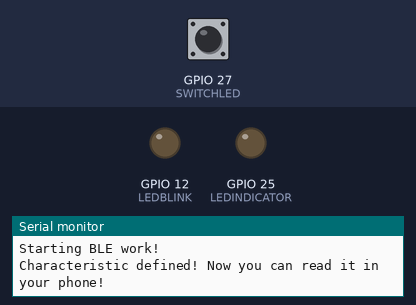
Recording of a program running on a simulated ESP32. Parts: output pins drawn as LEDs (lit = HIGH), the last lines printed to the serial monitor. Inputs (shaded band) come from the test bench; at power-on: GPIO 27 (SWITCHLED) HIGH. Nothing arrives over Bluetooth unless stated; a phone connects over Bluetooth LE 3 s after start.

Above: at 1.2 s.
1.3 s: GPIO 27 (SWITCHLED) pulled LOW for 0.15 s
At 2.4 s:
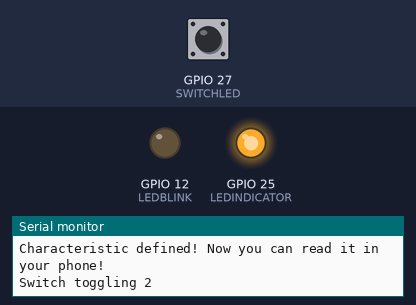
5.9 s: GPIO 27 (SWITCHLED) pulled LOW for 1 s
At 7.2 s:
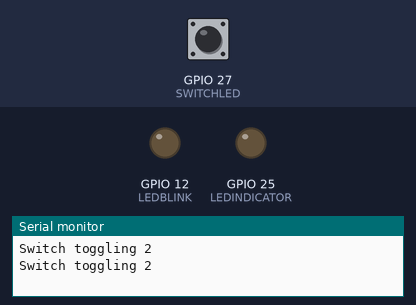
8.4 s: GPIO 27 (SWITCHLED) pulled LOW for 3.2 s
At 9.1 s:
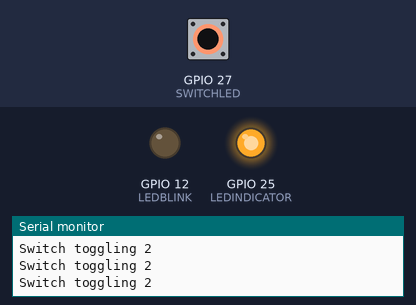
Timing chart, 0 to 11.4 s (numbered marks = the images above; inputs shaded):
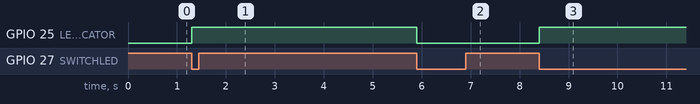

The program:

main.cpp
```cpp
// dmf version 3.12.20+
//
// 3.15.20 OK, the pair of devices now communicate with each other.
// This one (test_ESP32_a) is the BLE SERVER
// It has a blinking LED on GPIO 12, a reporter LED on GPIO 25, and a button in GPIO 27
// It NOTIFIES the BLE client when the button is pushed, and the CLIENT reporter LED toggles.
// The client writes a change to the value of the Characteristic when its button is pusshed,
// and the SERVER blinky stops blinking.
//

// Need to include "arduino.h" here
#include <arduino.h>
#include <elapsedMillis.h>

/*
    Based on Neil Kolban example for IDF: https://github.com/nkolban/esp32-snippets/blob/master/cpp_utils/tests/BLE%20Tests/SampleServer.cpp
    Ported to Arduino ESP32 by Evandro Copercini
    updates by chegewara
*/
// "BLEDevice.h" includes "BLEServer.h", "BLEClient.h", "BLEUtils.h", "BLEScan.h", "BLEAddress.h"
#include <BLEDevice.h>
// [info]
#include <BLEAdvertisedDevice.h>
// [info]
#include <BLE2902.h>

// --------------

// See the following for generating UUIDs:
// https://www.uuidgenerator.net/
// These are locally generated 3.12.20 -
#define SERVICE_UUID        "6f2c6692-64a7-11ea-bc55-0242ac130003"
#define CHARACTERISTIC_UUID "9669c6a0-64a7-11ea-bc55-0242ac130003"

// ------- led parameters --------

#define LEDBLINK     GPIO_NUM_12   // GPIO 12 (Output)
#define SWITCHLED    GPIO_NUM_27   // GPIO 27 (Input)
#define LEDINDICATOR GPIO_NUM_25   // GPIO 25 (Output)

boolean ledState = LOW;
boolean indicatorState = LOW;
boolean ledRemoteON = HIGH;

// ------- timers --------

elapsedMillis elapsedTime;
elapsedMillis elapsedITime;

unsigned int interval = 1000;
unsigned int intervalI = 5000;

// -------- miscellaneous -------

int count = 0;
// flow control parameters from example code
uint32_t value = 0;


// -------- declared global - [explain importance] --------

BLEServer* pServer = NULL;
BLECharacteristic* pCharacteristic = NULL;

// -------- callback to respond to client connection ------

bool deviceConnected = false;
bool oldDeviceConnected = false;

// [to clarify how this is defined]
class MyServerCallbacks: public BLEServerCallbacks {
  void onConnect(BLEServer* pServer){
    deviceConnected = true;
  };  // note use of semicolon here
  void onDisconnect(BLEServer* pServer){
    deviceConnected = false;
  }
};    // note use of semicolon here

// ---------- callback to respond to writeValue change sent by client ---------
// 3.14.20 This will allow the Server to respond to changes that are
// sent by the Client (via writeValue). [Note: following github user peirantan]

// Store the characteristic that is written from the client
std::string characteristicValue;

class MyCharacteristicCallbacks: public BLECharacteristicCallbacks {
	void onWrite(BLECharacteristic* pCharacteristic) {

		characteristicValue = pCharacteristic->getValue();

    if (characteristicValue == "OFF") {

      Serial.println("Server has received a turn-off write");
      ledRemoteON = LOW;

		} else if (characteristicValue == "ON") {

      Serial.println("Server has received a turn-on write");
			ledRemoteON = HIGH;

		}
	}
};    // note use of semicolon here

// -------- ISR to respond to button push -----

volatile boolean switchedOn = LOW;

// [to clarify] ISR handling configuration
portMUX_TYPE mux = portMUX_INITIALIZER_UNLOCKED;

void IRAM_ATTR captureButton() {
    portENTER_CRITICAL_ISR(&mux);
    switchedOn = !switchedOn;
    portEXIT_CRITICAL_ISR(&mux);
}

// ----------------- setup() ------------------

void setup() {

  Serial.begin(115200);

  pinMode(LEDBLINK, OUTPUT);
  pinMode(LEDINDICATOR, OUTPUT);
  pinMode(SWITCHLED, INPUT_PULLUP);

  attachInterrupt(digitalPinToInterrupt(SWITCHLED), captureButton, FALLING);

// --------------
  Serial.println("Starting BLE work!");

  // Initialize BLE on the device [to clarify this]
  // It is given a name [signficance of this?]
  BLEDevice::init("test_ESP32_a server code");

  // Create a BLE service
  // Note: BLEServer* pServer is declared globally above
  pServer = BLEDevice::createServer();
  // Configure callbacks to respond to connection
  pServer->setCallbacks(new MyServerCallbacks());

  // Here identify the service by the SERVICE_UUID and the
  // characteristic by the CHARACTERISIC_UUID
  BLEService *pService = pServer->createService(SERVICE_UUID);
  // Want this to notify client so adding PROPERTY_NOTIFY
  // Note: BLECharacteristic* pCharacteristic is declared globally above
  pCharacteristic = pService->createCharacteristic(
                                      CHARACTERISTIC_UUID,
                                      BLECharacteristic::PROPERTY_READ   |
                                      BLECharacteristic::PROPERTY_WRITE  |
                                      BLECharacteristic::PROPERTY_NOTIFY |
                                      BLECharacteristic::PROPERTY_INDICATE
                                    );

  // Create the Characteristic Callback
  // 3.14.20 This will allow the Server to respond to changes that are
  // sent by the Client (via writeValue). [Note: following github user peirantan]
	pCharacteristic->setCallbacks(new MyCharacteristicCallbacks);

  // Set the BLE Descriptor - this allows client to enable/disable NOTIFY and INDICATE
  pCharacteristic->addDescriptor(new BLE2902());

  // A characteristic has a value; this is an initialization text string
  pCharacteristic->setValue("This is the initial test_ESP32_a value");

  // Turn on BLE on the device [to clarify this]
  pService->start();

  // [to clarify this]
  BLEAdvertising *pAdvertising = BLEDevice::getAdvertising();
  pAdvertising->addServiceUUID(SERVICE_UUID);
  pAdvertising->setScanResponse(true);  // ** example sets this to false **
  pAdvertising->setMinPreferred(0x06);  // functions that help with iPhone connections issue
  pAdvertising->setMinPreferred(0x12);  // ** example sets this to 0x0 **
  BLEDevice::startAdvertising();
  Serial.println("Characteristic defined! Now you can read it in your phone!");
// ----------------

} // end setup()

// ------------- loop() ---------------

void loop() {

/*
  if ((elapsedTime > interval) && (ledRemoteON)) {
    Serial.println("Toggling state 1");
    if (deviceConnected){
      pCharacteristic->setValue("Toggling state 1");
      pCharacteristic->notify();
      delay(3);
    }
    ledState = !ledState;
    digitalWrite(LEDBLINK, ledState);
    elapsedTime = 0;
  } else if (!ledRemoteON){
    digitalWrite(LEDBLINK, LOW);
  }
*/

  if (switchedOn != indicatorState) {
    Serial.println("Switch toggling 2");
    if (deviceConnected){
      pCharacteristic->setValue("Toggling state 2!!");
      pCharacteristic->notify();
      delay(3);
    }
    indicatorState = !indicatorState;
    digitalWrite(LEDINDICATOR, indicatorState);
  }

  // handle connection and disconnection states
  if (deviceConnected && !oldDeviceConnected) { // connecting
    oldDeviceConnected = deviceConnected;
  }
  if (!deviceConnected && oldDeviceConnected){  // disconnecting
    delay(500);
    pServer->startAdvertising();
    Serial.println("start advertising");
    oldDeviceConnected = deviceConnected;
  }

}
```

Measured:
- after the input at 1.3 s, GPIO 25 (LEDINDICATOR): LOW → HIGH at once
- after the input at 5.9 s, GPIO 25 (LEDINDICATOR): HIGH → LOW at once
- after the input at 8.4 s, GPIO 25 (LEDINDICATOR): LOW → HIGH at once
